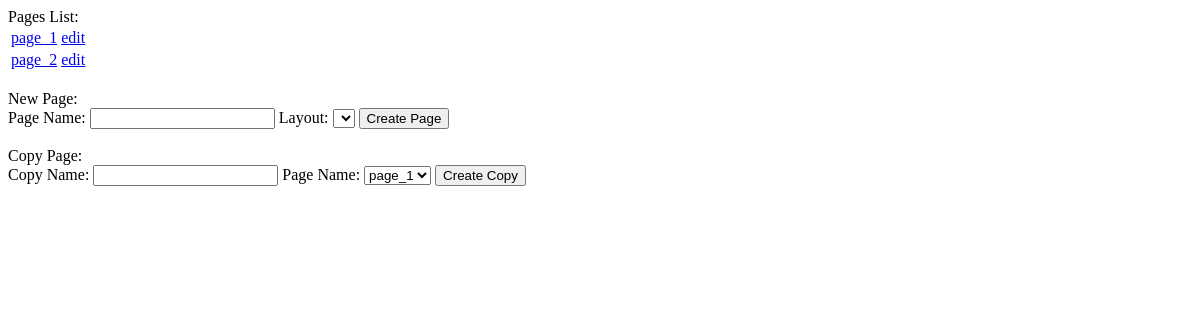
The app's page /views/view_page_list.php, older data.
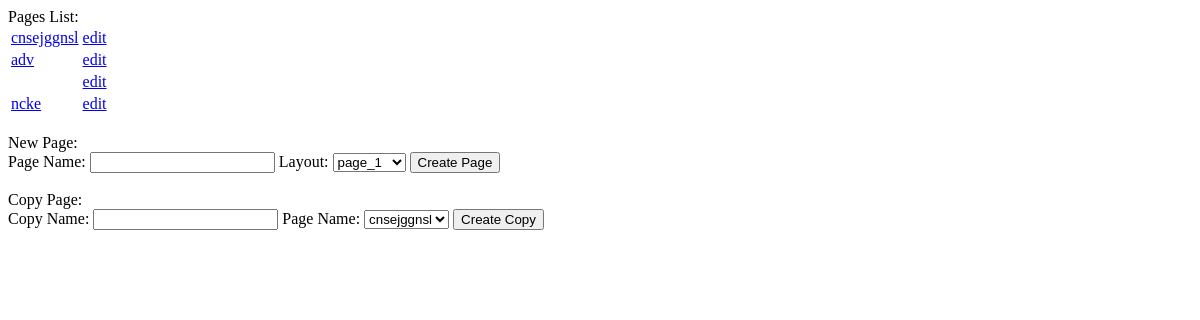
The same page, newer data.
### tables this page shows
CREATE TABLE IF NOT EXISTS `page_list` (
  `page_id` int(11) NOT NULL AUTO_INCREMENT,
  `page_name` varchar(255) NOT NULL,
  `layout_id` int(11) NOT NULL,
  PRIMARY KEY (`page_id`)
);

### model/page_functions.php (called while the page is built, shortened)
<?php
	function load_page_list() {
		$connect = load_database();
		$page_list = [];
		$load_page_list_result = mysqli_query($connect,"SELECT * FROM page_list ;");
		while($page = mysqli_fetch_array($load_page_list_result,MYSQLI_ASSOC)) {
			array_push($page_list,$page);
		}
		return $page_list;
	}

### model/layout_functions.php (called while the page is built, shortened)
<?php
	function load_layout_list() {
		$connect = load_database();
		$layout_list = [];
		$load_layout_list_result = mysqli_query($connect,"SELECT * FROM layout_list");
		while($layout = mysqli_fetch_array($load_layout_list_result,MYSQLI_ASSOC)) {
			array_push($layout_list,$layout);
		}
		return $layout_list;
	}

### views/view_page_list.php (the view, shortened to what this page needs)
<?php
	require_once("../model/layout_functions.php");
	require_once("../model/page_functions.php");
	$page_list = load_page_list();
	$layout_list = load_layout_list();
?>
<!DOCTYPE html>
<html>
	<head>
	</head>
	<body>
		Pages List:
		<table>
			<?php
				foreach($page_list as $page) {
					echo "<tr>\n";
						echo "<td><a target='_blank' href='view_page.php?page_id={$page["page_id"]}'>{$page["page_name"]}</a></td>\n";
						echo "<td><a target='_blank' href='edit_page.php?page_id={$page["page_id"]}'>edit</a></td>\n";
					echo "</tr>\n\n";
				}
			?>
		</table>
		<br>
		New Page: <br>
		<form name="page" action="view_page_list.php" method="POST">
			Page Name: <input type="text" name="page_name" />
			Layout:
			<select name="layout_id">
				<?php
					foreach($layout_list as $layout) {
						echo "<option value={$layout["layout_id"]}>{$layout["layout_name"]}</option>\n";
					}
				?>
			</select>
			<button type="submit" name="submit" value="new">Create Page</button>
			<br>
		</form>
		<br>
		Copy Page: <br>
		<form name="page_copy" action="view_page_list.php" method="POST">
			Copy Name: <input type="text" name="page_name" />
			Page Name:
			<select name="page_id">
				<?php
					foreach($page_list as $page) {
						echo "<option value={$page["page_id"]}>{$page["page_name"]}</option>\n";
					}
				?>
			</select>
			<button type="submit" name="submit" value="copy">Create Copy</button>
			<br>
		</form>
	</body>
</html>

Row changes from the older to the newer data that the page shows:
changed page_list: page_name "page_1" → "cnsejggnsl"
changed page_list: page_name "page_2" → "adv"
added page_list: page_name "ncke"
Text that changed along with them:
form field layout_id: (not shown) → "page_1"
form field page_id: "page_1" → "cnsejggnsl"
